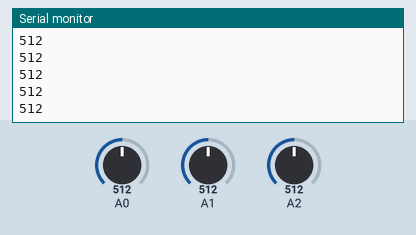
This sketch was run on a simulated Arduino Uno, built with avr-gcc and run on an emulated ATmega328P. On the bench: the last lines printed to the serial monitor. The test bench sets the inputs (shaded band); at power-on: A0 = 512, A1 = 512, A2 = 512.

Above: at 1.8 s.
1.9 s: A0 set to 716
At 2.7 s:
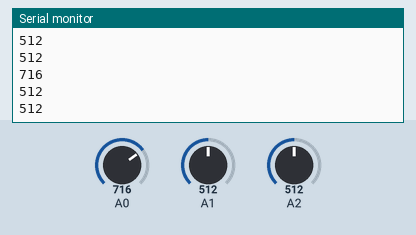
3.4 s: A1 set to 306
At 4.7 s:
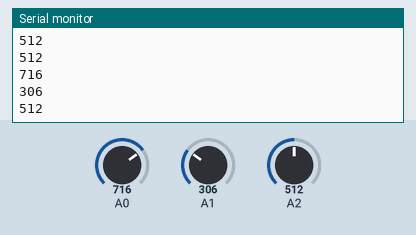
4.9 s: A2 set to 900
At 5.8 s:
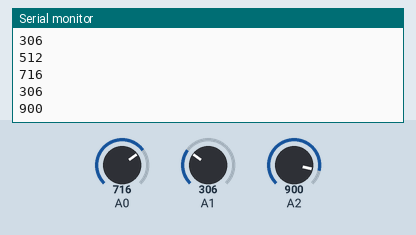
6.4 s: A2 set to 1023
At 7.7 s:
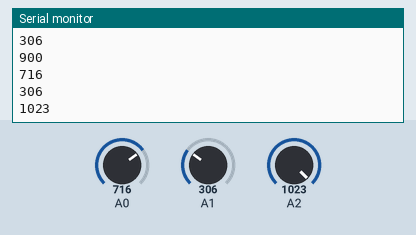
7.9 s: A1 set to 122
At 8.6 s:
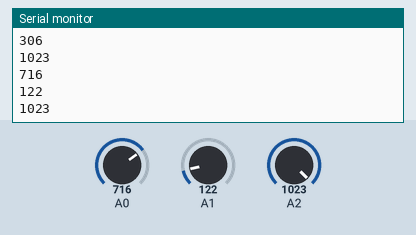
9.4 s: A0 set to 511
At 10.8 s:
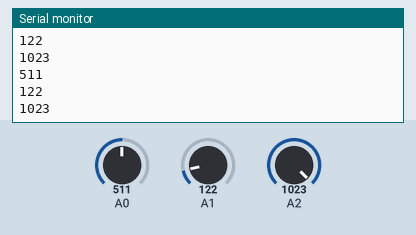
Timing chart, 0 to 11.9 s (numbered marks = the images above; inputs shaded):
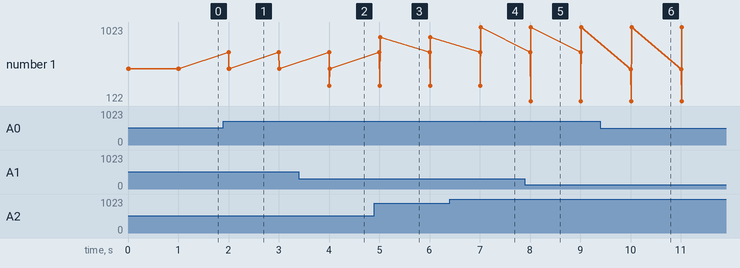

Measured:
- after the input at 1.9 s, the serial monitor: prints a new line after 0.10 s (image 1)
- after the input at 3.4 s, the serial monitor: prints a new line after 0.61 s (image 2)
- after the input at 4.9 s, the serial monitor: prints a new line after 0.12 s (image 3)
- after the input at 6.4 s, the serial monitor: prints a new line after 0.62 s (image 4)
- after the input at 7.9 s, the serial monitor: prints a new line after 0.11 s (image 5)
- after the input at 9.4 s, the serial monitor: prints a new line after 0.61 s (image 6)
- plotted number 1: 512 → 900 after the input at 4.9 s, 900 → 1023 after the input at 6.4 s

The sketch:

19_ADC_analogRead.ino
```cpp
void setup() {
  Serial.begin(9600);

}

void loop() {
  // Analog to Digital Converter(ADC)
  // ADC Conversion Scale : Voltage Reverence(0V ~ 2.5V ~ 5V) => ADC Value(0 ~ 512 ~ 1023)

  // 처음에는 저항 2개로, 이후에 저항 1개 대신 Photoresistor 를 이용
  Serial.println(analogRead(A0));
  Serial.println(analogRead(A1));
  Serial.println(analogRead(A2));
  delay(1000);

}
```
